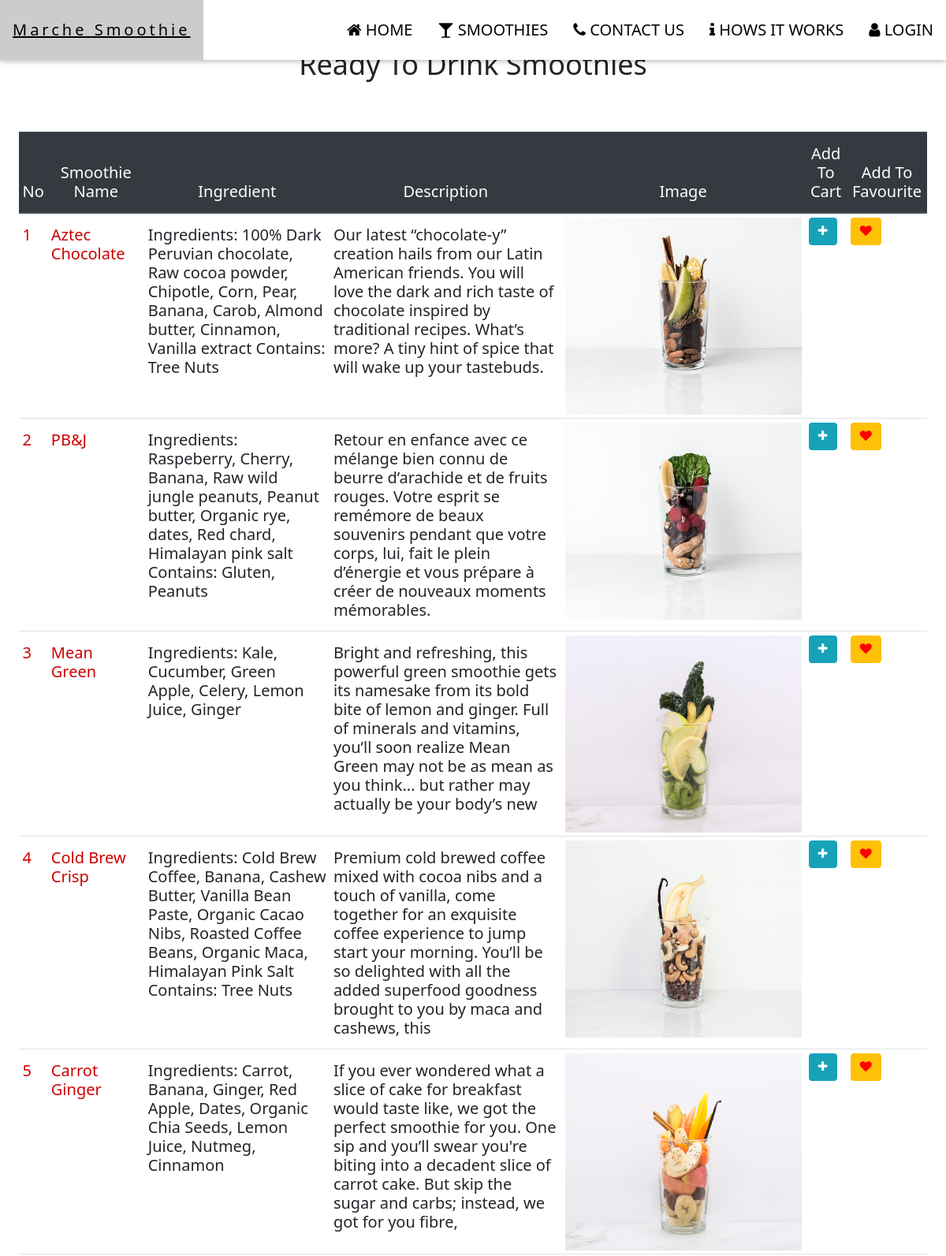
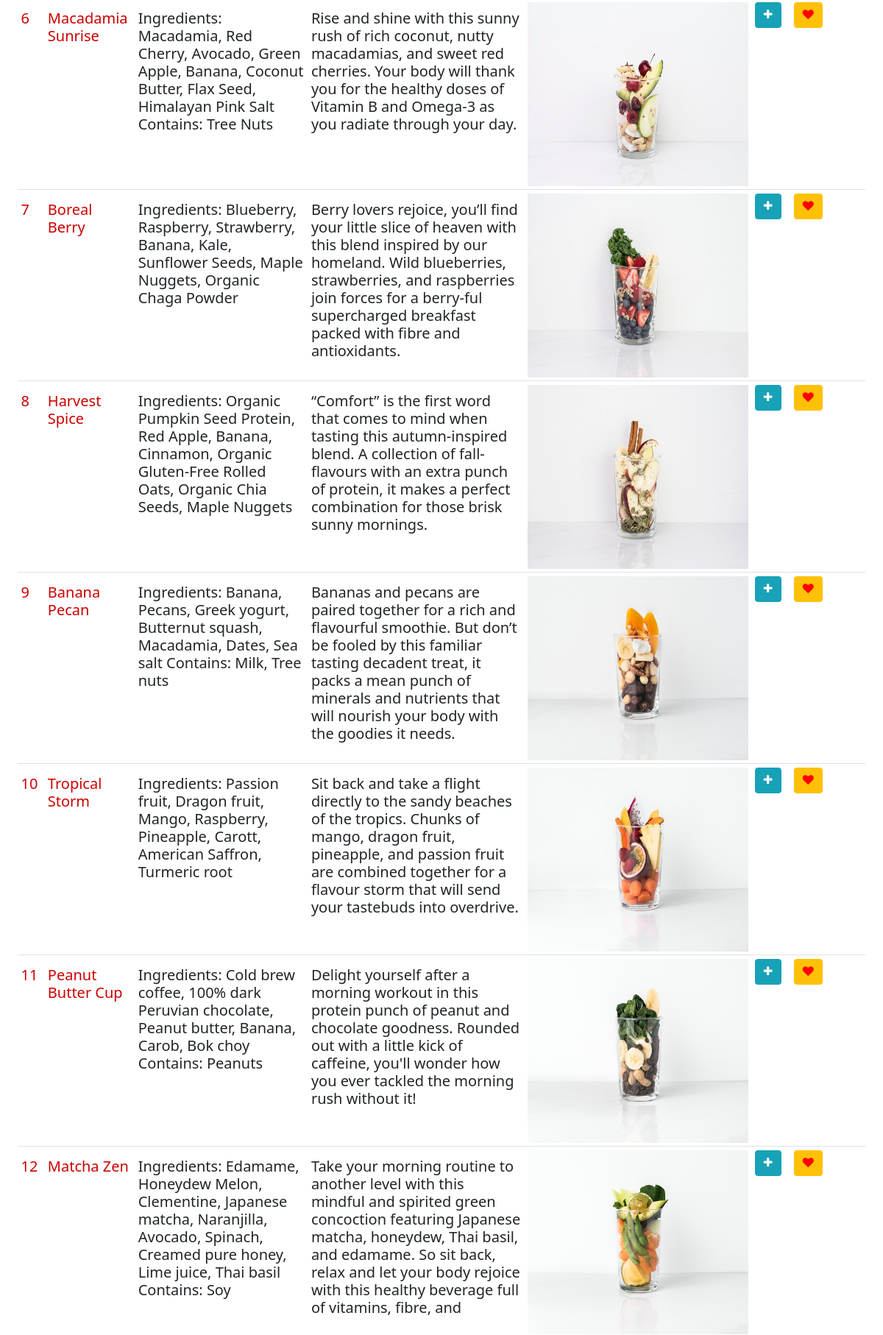
The app's page /marche/smoothies.php (upper part) with its own data (2 pictures, top to bottom).
### tables this page shows
CREATE TABLE `smoothies` (
  `ID` int(12) NOT NULL,
  `S_NAME` varchar(50) NOT NULL,
  `INGREDIENT` varchar(255) NOT NULL,
  `DESCRIPTION` varchar(255) NOT NULL,
  `IMAGE` varchar(100) NOT NULL
);

### marche/classes/Smoothies.php (the view, shortened to what this page needs)
<?php
class Smoothie{
	public static function ReadSmoothies(){
		try{
			$query = "SELECT * FROM smoothies";
			$database = Database::Get_Instance();
		    $connection = $database->Get_Connection();
			$statement  = $connection->prepare($query);
			$statement->execute();
			$result = $statement->fetchAll(PDO::FETCH_ASSOC);
			return $result;
		}catch(PDOException $e){
			echo "Query Failed : ".$e->getMessage();
		}
	}
public static function Display($array){
		echo "<table border = '0' class='table table-sm table-responsive table-hover'>";
			echo "<thead class='thead-dark text-center justify'>";
				echo '<tr>';
				    echo '<th><h4>No</h4></th>';
                    echo '<th><h4>Smoothie Name</h4></th>';
					echo '<th><h4>Ingredient</h4></th>';
					echo '<th><h4>Description</h4></th>';
					echo '<th><h4>Image</h4></th>';
					echo '<th><h4>Add To Cart</h4></th>';
					echo '<th><h4>Add To Favourite</h4></th>';
				echo "</tr>";
            echo "</thead>";
		foreach($array as $row){
			echo "<tr>";
				echo "<td>";
					echo "<font color = #CC0000>";
						echo "<h4>". $row['ID']."</h4>";
				echo "</td>";
				echo "<td>";
					echo "<font color = #CC0000>";
						echo "<h4>". $row['S_NAME']."</h4>";
				echo "</td>";
				echo "<td>";
						echo "<h4>". $row['INGREDIENT']."</h4>";
				echo "</td>";
				echo "<td>";
					echo "<h4>". $row['DESCRIPTION']."</h4>";
				echo "</td>";
				echo "<td >";
					echo '<img src= "img/'.$row['IMAGE']." \" height = '250px' width = '300px'>";
				echo "</td>";
				echo "<td>";
					echo "<a href='cart.php?SM_ID=".$row['ID']."' ><button type='button' class='btn btn-push btn-info btn-xs' title='ADD TO CART' ><i class='fa fa-plus'></i></button></a>";
				echo "</td>";
				echo "<td>";
					echo "<a href='favourite.php?SM_ID=".$row['ID']."' ><button type='button' class='btn btn-push btn-warning btn-xs' title='ADD TO FAVOURITE' ><i class='fa fa-heart' style='color:red'></i></button></a>";
				echo "</td>";
			echo "</tr>";
		}
		echo "</table>";
	}
}
?>

### records on screen
smoothies: ID "1", S_NAME "Aztec Chocolate", INGREDIENT "Ingredients: 100% Dark Peruvian chocolate, Raw cocoa powder, Chipotle, Corn, Pear, Banana, Carob, Almond butter, Cinnamon, Vanilla extract Contains: Tree Nuts", DESCRIPTION "Our latest “chocolate-y” creation hails from our Latin American friends. You will love the dark and rich taste of chocolate inspired by traditional recipes. What’s more? A tiny hint of spice that will wake up your tastebuds.", IMAGE (picture)
smoothies: ID "2", S_NAME "PB&J", INGREDIENT "Ingredients: Raspeberry, Cherry, Banana, Raw wild jungle peanuts, Peanut butter, Organic rye, dates, Red chard, Himalayan pink salt Contains: Gluten, Peanuts", DESCRIPTION "Retour en enfance avec ce mélange bien connu de beurre d’arachide et de fruits rouges. Votre esprit se remémore de beaux souvenirs pendant que votre corps, lui, fait le plein d’énergie et vous prépare à créer de nouveaux moments mémorables.", IMAGE (picture)
smoothies: ID "3", S_NAME "Mean Green", INGREDIENT "Ingredients: Kale, Cucumber, Green Apple, Celery, Lemon Juice, Ginger", DESCRIPTION "Bright and refreshing, this powerful green smoothie gets its namesake from its bold bite of lemon and ginger. Full of minerals and vitamins, you’ll soon realize Mean Green may not be as mean as you think... but rather may actually be your body’s new", IMAGE (picture)
smoothies: ID "4", S_NAME "Cold Brew Crisp", INGREDIENT "Ingredients: Cold Brew Coffee, Banana, Cashew Butter, Vanilla Bean Paste, Organic Cacao Nibs, Roasted Coffee Beans, Organic Maca, Himalayan Pink Salt Contains: Tree Nuts", DESCRIPTION "Premium cold brewed coffee mixed with cocoa nibs and a touch of vanilla, come together for an exquisite coffee experience to jump start your morning. You’ll be so delighted with all the added superfood goodness brought to you by maca and cashews, this", IMAGE (picture)
smoothies: ID "5", S_NAME "Carrot Ginger", INGREDIENT "Ingredients: Carrot, Banana, Ginger, Red Apple, Dates, Organic Chia Seeds, Lemon Juice, Nutmeg, Cinnamon", DESCRIPTION "If you ever wondered what a slice of cake for breakfast would taste like, we got the perfect smoothie for you. One sip and you’ll swear you're biting into a decadent slice of carrot cake. But skip the sugar and carbs; instead, we got for you fibre,", IMAGE (picture)
smoothies: ID "6", S_NAME "Macadamia Sunrise", INGREDIENT "Ingredients: Macadamia, Red Cherry, Avocado, Green Apple, Banana, Coconut Butter, Flax Seed, Himalayan Pink Salt Contains: Tree Nuts", DESCRIPTION "Rise and shine with this sunny rush of rich coconut, nutty macadamias, and sweet red cherries. Your body will thank you for the healthy doses of Vitamin B and Omega-3 as you radiate through your day.", IMAGE (picture)
smoothies: ID "7", S_NAME "Boreal Berry", INGREDIENT "Ingredients: Blueberry, Raspberry, Strawberry, Banana, Kale, Sunflower Seeds, Maple Nuggets, Organic Chaga Powder", DESCRIPTION "Berry lovers rejoice, you’ll find your little slice of heaven with this blend inspired by our homeland. Wild blueberries, strawberries, and raspberries join forces for a berry-ful supercharged breakfast packed with fibre and antioxidants.", IMAGE (picture)
smoothies: ID "8", S_NAME "Harvest Spice", INGREDIENT "Ingredients: Organic Pumpkin Seed Protein, Red Apple, Banana, Cinnamon, Organic Gluten-Free Rolled Oats, Organic Chia Seeds, Maple Nuggets", DESCRIPTION "“Comfort” is the first word that comes to mind when tasting this autumn-inspired blend. A collection of fall-flavours with an extra punch of protein, it makes a perfect combination for those brisk sunny mornings.", IMAGE (picture)
smoothies: ID "9", S_NAME "Banana Pecan", INGREDIENT "Ingredients: Banana, Pecans, Greek yogurt, Butternut squash, Macadamia, Dates, Sea salt Contains: Milk, Tree nuts", DESCRIPTION "Bananas and pecans are paired together for a rich and flavourful smoothie. But don’t be fooled by this familiar tasting decadent treat, it packs a mean punch of minerals and nutrients that will nourish your body with the goodies it needs.", IMAGE (picture)
smoothies: ID "10", S_NAME "Tropical Storm", INGREDIENT "Ingredients: Passion fruit, Dragon fruit, Mango, Raspberry, Pineapple, Carott, American Saffron, Turmeric root", DESCRIPTION "Sit back and take a flight directly to the sandy beaches of the tropics. Chunks of mango, dragon fruit, pineapple, and passion fruit are combined together for a flavour storm that will send your tastebuds into overdrive.", IMAGE (picture)
smoothies: ID "11", S_NAME "Peanut Butter Cup", INGREDIENT "Ingredients: Cold brew coffee, 100% dark Peruvian chocolate, Peanut butter, Banana, Carob, Bok choy Contains: Peanuts", DESCRIPTION "Delight yourself after a morning workout in this protein punch of peanut and chocolate goodness. Rounded out with a little kick of caffeine, you'll wonder how you ever tackled the morning rush without it!", IMAGE (picture)
smoothies: ID "12", S_NAME "Matcha Zen", INGREDIENT "Ingredients: Edamame, Honeydew Melon, Clementine, Japanese matcha, Naranjilla, Avocado, Spinach, Creamed pure honey, Lime juice, Thai basil Contains: Soy", DESCRIPTION "Take your morning routine to another level with this mindful and spirited green concoction featuring Japanese matcha, honeydew, Thai basil, and edamame. So sit back, relax and let your body rejoice with this healthy beverage full of vitamins, fibre, and", IMAGE (picture)
